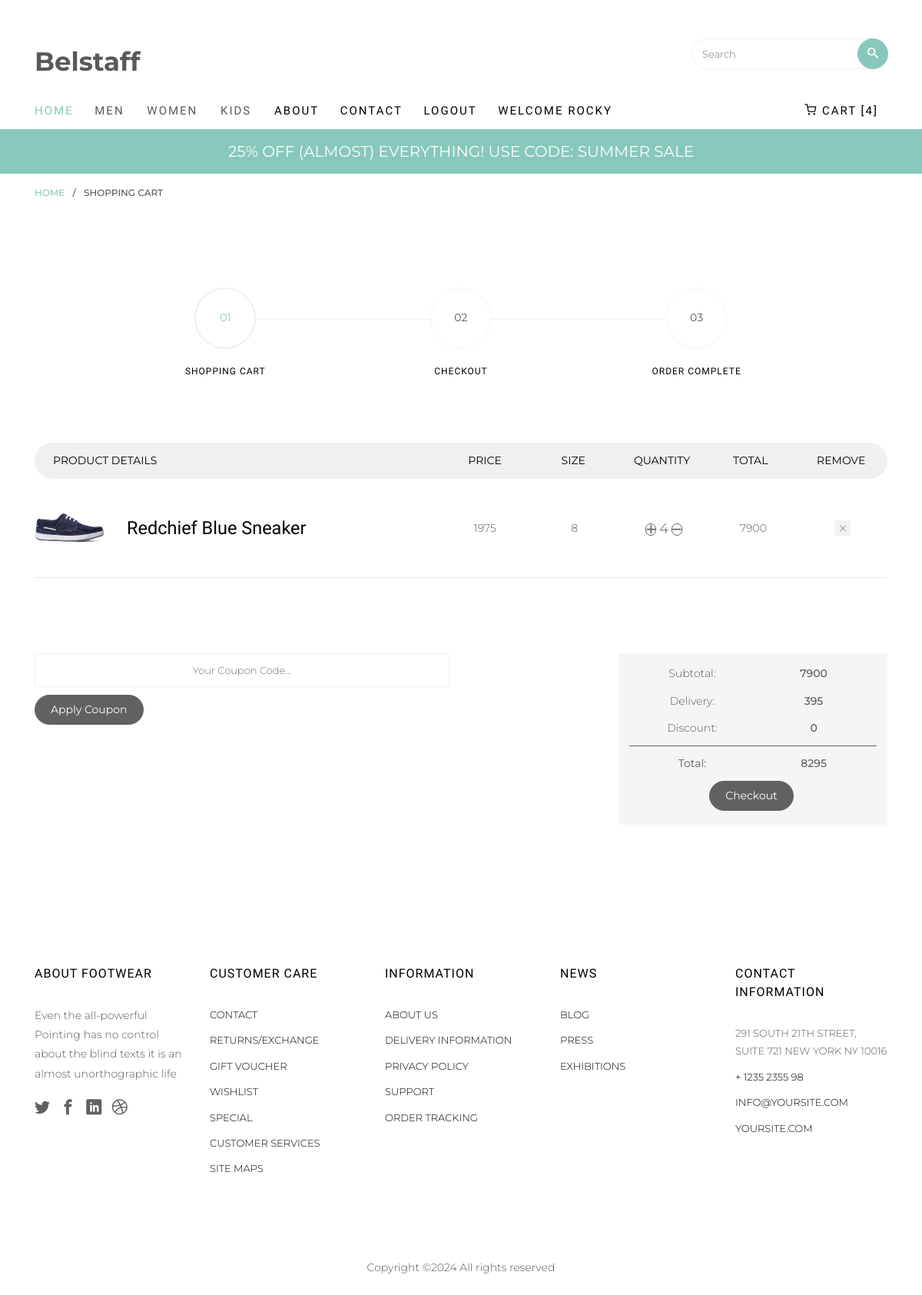
The page /cart/viewcart (signed in) on the database its author committed.
### cart/models.py (models this page shows)
class Cart(models.Model):
    product = models.ForeignKey(Product, on_delete=models.CASCADE)
    size = models.ForeignKey(Size, on_delete=models.CASCADE)
    user = models.ForeignKey(User, on_delete=models.CASCADE)
    quantity = models.IntegerField()
    date_added = models.DateTimeField(auto_now_add=True)
    def subtotal(self):
        return self.quantity * self.product.product_price

### shop/models.py (models this page shows, shortened)
class Product(models.Model):
    product_name = models.CharField(max_length=200)
    product_price = models.IntegerField()
    img1 = models.ImageField(upload_to='product/', null=True, blank=True)
    img2 = models.ImageField(upload_to='product/', null=True, blank=True)
    color = models.ForeignKey(Color,on_delete=models.CASCADE)
    brand=models.ForeignKey(Brand,on_delete=models.CASCADE)
    category = models.ForeignKey(Category, on_delete=models.CASCADE)
    Sub_category = models.ForeignKey(Sub_category, on_delete=models.CASCADE)
    created = models.DateTimeField(auto_now_add=True)
    update = models.DateTimeField(auto_now=True)
    description=models.TextField(default="lorem")
    def __str__(self):
        return self.product_name

class Size(models.Model):
    size=models.IntegerField()
    stock=models.DecimalField(max_digits=5,decimal_places=1)
    product=models.ForeignKey(Product,on_delete=models.CASCADE)

### cart/views.py (the view)
# urls.py: path('viewcart', views.view_cart, name='vwcrt'),
@login_required()
def view_cart(request):
    u = request.user
    c = Cart.objects.filter(user=u)
    total = 0
    disc = 0
    subtotal = 0
    for i in c:
        total += i.quantity * i.product.product_price
    shp_chg = int((total * 5) / 100)
    if request.method == "POST":
        cpo = request.POST.get('coupon')
        try:
            cp = Coupon.objects.get(coupon_name=cpo)
            disc_prct = cp.discount
            print(disc_prct)
            bf_disc = total + shp_chg
            disc = int((bf_disc * disc_prct) / 100)
            subtotal = bf_disc - disc
        except:
            pass
    else:
        subtotal = total + shp_chg + disc
    return render(request, 'cart.html',
                  {'c': c, 'total': total, 'shp_chg': shp_chg, 'subtotal': subtotal, 'disc': disc})

### cart/context_processors.py (called while the page is built)
def cart_num(request):
    cnt=0
    if request.user.is_authenticated: #because if the user is authenticated then only it has to execute the function
        u=request.user
        try:
            c=Cart.objects.filter(user=u)
            for i in c:
                cnt+=i.quantity
        except:
            cnt=0
    return {'cnt':cnt}

### shop/context_processor.py (called while the page is built)
def men_category(request):
        men_link = Sub_category.objects.filter(category__category_name="Men's Collections")
        return {'men_link': men_link}

def women_category(request):
        wom_link = Sub_category.objects.filter(category__category_name="Women's Collections")
        return {'wom_link': wom_link}

def kids_category(request):
        kids_link = Sub_category.objects.filter(category__category_name="Kid's Collections")
        return {'kids_link': kids_link }

### templates/cart.html (shortened to what this page needs)
{% extends 'base.html' %}
{% load static %}
{% block content %}
	<div class="breadcrumbs">
			<div class="container">
				<div class="row">
					<div class="col">
						<p class="bread"><span><a href="{% url 'home:home'%}">Home</a></span> / <span>Shopping Cart</span></p>
					</div>
				</div>
			</div>
		</div>
<div class="colorlib-product">
			<div class="container">
				<div class="row row-pb-lg">
					<div class="col-md-10 offset-md-1">
						<div class="process-wrap">
							<div class="process text-center active">
								<p><span>01</span></p>
								<h3>Shopping Cart</h3>
							</div>
							<div class="process text-center">
								<p><span>02</span></p>
								<h3>Checkout</h3>
							</div>
							<div class="process text-center">
								<p><span>03</span></p>
								<h3>Order Complete</h3>
							</div>
						</div>
					</div>
				</div>
				<div class="row row-pb-lg">
					<div class="col-md-12">
						<div class="product-name d-flex">
							<div class="one-forth text-left px-4">
								<span>Product Details</span>
							</div>
							<div class="one-eight text-center">
								<span>Price</span>
							</div>
								<div class="one-eight text-center">
								<span>Size</span>
							</div>
							<div class="one-eight text-center">
								<span>Quantity</span>
							</div>
							<div class="one-eight text-center">
								<span>Total</span>
							</div>
							<div class="one-eight text-center px-4">
								<span>Remove</span>
							</div>
						</div>
						{% for i in c %}
						<div class="product-cart d-flex">
							<div class="one-forth">
								<div class="product-img" style="background-image: url({{i.product.img1.url}});">
								</div>
								<div class="display-tc">
									<h3 style="font-size:23.5px; margin-right:5px;">{{i.product}}</h3>
								</div>
							</div>
							<div class="one-eight text-center">
								<div class="display-tc">
									<span class="price">{{i.product.product_price}}</span>
								</div>
							</div>
							<div class="one-eight text-center">
								<div class="display-tc">
									<span class="price">{{i.size.size}}</span>
								</div>
							</div>
							<div class="one-eight text-center">
								<div class="display-tc">
									<a href="{% url 'cart:qntyadd' i.product.id i.size.id %}"><i class="fa-solid fa-plus" style="border:1px solid; border-radius:30px;"></i></a>
									<span class="price" style="font-size:18.5px;">{{i.quantity}}</span>
									<a href="{% url 'cart:qntyrmv' i.product.id i.size.id %}"><i class="fa-solid fa-minus" style="border:1px solid; border-radius:30px;"></i></a>
								</div>
							</div>
							<div class="one-eight text-center">
								<div class="display-tc">
									<span class="price">{{i.subtotal}}</span>
								</div>
							</div>
							<div class="one-eight text-center">
								<div class="display-tc">
									<a href="{% url 'cart:rmvitem' i.product.id i.size.id %}" class="closed"></a>
								</div>
							</div>
						</div>
						{% endfor %}
					</div>
					</div>
				</div>
	<div class="container">
        <div class="row row-pb-lg">
            <div class="col-md-12">
                <div class="total-wrap">
                    <div class="row">
                        <div class="col-sm-8">
                            <form method="POST" action="{% url 'cart:vwcrt' %}">
                                <div class="row form-group">
                                    <div class="col-sm-9">
                                        <input type="text" name="coupon" class="form-control input-number" placeholder="Your Coupon Code...">
                                    </div>
                                    {% if disc == 0 %}
                                    <div class="col-sm-3">
                                        <input type="submit" value="Apply Coupon" class="btn btn-primary">
                                    </div>
                                    {% else %}
                                    <div class="col-sm-3">
                                        <input type="submit" disabled value="Apply Coupon" class="btn btn-primary">
                                    </div>
                                    {% endif %}
                                </div>
                            </form>
                        </div>
                        <div class="col-sm-4 text-center">
                            <div class="total">
                                <div class="sub">
                                    <p><span>Subtotal:</span> <span>{{ total }}</span></p>
                                    <p><span>Delivery:</span> <span>{{ shp_chg }}</span></p>
                                    <p><span>Discount:</span> <span>{{ disc }}</span></p>
                                </div>
                                <div class="grand-total">
                                    <p><span><strong>Total:</strong></span> <span>{{ subtotal }}</span></p>
                                    <form method="POST" action="{% url 'cart:chkout' %}">
                                        <input type="submit" value="Checkout" class="btn btn-primary">
                                    </form>
                                </div>
                            </div>
                        </div>
                    </div>
                </div>
            </div>
        </div>
    </div>
{% endblock %}

### templates/base.html (shortened to what this page needs)
<!DOCTYPE HTML>
{% load static %}
<html>
	<head>
	<link rel="stylesheet" href="{% static 'css/animate.css' %}">
	<link rel="stylesheet" href="{% static 'css/icomoon.css' %}">
	<link rel="stylesheet" href="{% static 'css/ionicons.min.css' %}">
	<link rel="stylesheet" href="{% static 'css/bootstrap.min.css' %}">
	<link rel="stylesheet" href="{% static 'css/magnific-popup.css' %}">
	<link rel="stylesheet" href="{% static 'css/flexslider.css' %}">
	<link rel="stylesheet" href="{% static 'css/owl.carousel.min.css' %}">
	<link rel="stylesheet" href="{% static 'css/owl.theme.default.min.css' %}">
	<link rel="stylesheet" href="{% static 'css/bootstrap-datepicker.css' %}">
	<link rel="stylesheet" href="{% static 'fonts/flaticon/font/flaticon.css' %}">
	<link rel="stylesheet" href="{% static 'css/style.css' %}">
		<link rel="stylesheet" href="https://cdnjs.cloudflare.com/ajax/libs/font-awesome/6.5.2/css/all.min.css" />
	</head>
	<body>
	<div id="page">
		<nav class="colorlib-nav" role="navigation">
			<div class="top-menu">
				<div class="container">
					<div class="row">
						<div class="col-sm-7 col-md-9">
							<div id="colorlib-logo"><a href="index.html">Belstaff</a></div>
						</div>
						<div class="col-sm-5 col-md-3">
			            <form method="POST" action="{% url 'search:searchproducts'%}"  class="search-wrap">
			               <div class="form-group">
			                  <input type="search" name="search" class="form-control search" placeholder="Search">
			                  <button class="btn btn-primary submit-search text-center" type="submit"><i class="icon-search"></i></button>
			               </div>
			            </form>
			         </div>
		         </div>
					<div class="row">
						<div class="col-sm-12 text-left menu-1">
							<ul>
								<li class="active"><a href="{% url 'home:home'%}">Home</a></li>
								<li class="has-dropdown">
									<a>Men</a>
								</li>
								<li class="has-dropdown">
									<a >Women</a>
								</li>
                                 <li class="has-dropdown">
									<a >Kids</a>
								</li>
								<li><a href="about.html">About</a></li>
								<li><a href="contact.html">Contact</a></li>
								{% if user.is_authenticated %}
								<li><a href="{% url 'home:logout' %}">Logout</a></li>
								{% else %}
								<li><a href="{% url 'home:login' %}">Login</a></li>
								<li><a href="{% url 'home:register' %}">Register</a></li>
								{% endif %}
								<li class="cart"><a href="{% url 'cart:vwcrt' %}"><i class="icon-shopping-cart"></i> Cart [{{cnt}}]</a></li>
								{% if user.is_authenticated %}
								<li><a href="about.html"> welcome {{user.username}}</a></li>
								{% else %}
								<li><a href="about.html">welcome guest</a></li>
								{% endif %}
							</ul>
						</div>
					</div>
				</div>
			</div>
	<div class="sale">
				<div class="container">
					<div class="row">
						<div class="col-sm-8 offset-sm-2 text-center">
							<div class="row">
								<div class="owl-carousel2">
									<div class="item">
										<div class="col">
											<h3><a href="#">25% off (Almost) Everything! Use Code: Summer Sale</a></h3>
										</div>
									</div>
								</div>
							</div>
						</div>
					</div>
				</div>
			</div>
		</nav>
    {% block content %}
    {% endblock %}
    <footer id="colorlib-footer" role="contentinfo">
			<div class="container">
				<div class="row row-pb-md">
					<div class="col footer-col colorlib-widget">
						<h4>About Footwear</h4>
						<p>Even the all-powerful Pointing has no control about the blind texts it is an almost unorthographic life</p>
						<p>
							<ul class="colorlib-social-icons">
								<li><a href="#"><i class="icon-twitter"></i></a></li>
								<li><a href="#"><i class="icon-facebook"></i></a></li>
								<li><a href="#"><i class="icon-linkedin"></i></a></li>
								<li><a href="#"><i class="icon-dribbble"></i></a></li>
							</ul>
						</p>
					</div>
					<div class="col footer-col colorlib-widget">
						<h4>Customer Care</h4>
						<p>
							<ul class="colorlib-footer-links">
								<li><a href="#">Contact</a></li>
								<li><a href="#">Returns/Exchange</a></li>
								<li><a href="#">Gift Voucher</a></li>
								<li><a href="#">Wishlist</a></li>
								<li><a href="#">Special</a></li>
								<li><a href="#">Customer Services</a></li>
								<li><a href="#">Site maps</a></li>
							</ul>
						</p>
					</div>
					<div class="col footer-col colorlib-widget">
						<h4>Information</h4>
						<p>
							<ul class="colorlib-footer-links">
								<li><a href="#">About us</a></li>
								<li><a href="#">Delivery Information</a></li>
								<li><a href="#">Privacy Policy</a></li>
								<li><a href="#">Support</a></li>
								<li><a href="#">Order Tracking</a></li>
							</ul>
						</p>
					</div>
					<div class="col footer-col">
						<h4>News</h4>
						<ul class="colorlib-footer-links">
							<li><a href="blog.html">Blog</a></li>
							<li><a href="#">Press</a></li>
							<li><a href="#">Exhibitions</a></li>
						</ul>
					</div>
					<div class="col footer-col">
						<h4>Contact Information</h4>
						<ul class="colorlib-footer-links">
							<li>291 South 21th Street, <br> Suite 721 New York NY 10016</li>
							<li><a href="tel://1234567920">+ 1235 2355 98</a></li>
							<li><a href="mailto:info@yoursite.com">info@yoursite.com</a></li>
							<li><a href="#">yoursite.com</a></li>
						</ul>
					</div>
				</div>
			</div>
			<div class="copy">
				<div class="row">
					<div class="col-sm-12 text-center">
						<p>
							<span>
Copyright &copy;<script>document.write(new Date().getFullYear());</script> All rights reserved
</span>
						</p>
					</div>
				</div>
			</div>
		</footer>
	</div>
</body>
</html>

### static/css/icomoon.css (style rules this page uses)
[class^="icon-"], [class*=" icon-"] { font-family: 'icomoon' !important; speak: none; font-style: normal; font-weight: normal; font-variant: normal; text-transform: none; line-height: 1; -webkit-font-smoothing: antialiased; -moz-osx-font-smoothing: grayscale; }
.icon-shopping-cart:before { content: "\e9c8"; }
.icon-search:before { content: "\ebfd"; }
.icon-facebook:before { content: "\ed07"; }
.icon-twitter:before { content: "\ed0d"; }
.icon-dribbble:before { content: "\ed1e"; }
.icon-linkedin:before { content: "\ed40"; }

### rows shown on the page
Cart: product.img1 (picture), product "Redchief Blue Sneaker", product.product_price "1975", size.size "8", quantity "4", subtotal "7900"

### other values the page prints
{{ cnt }} "4"
{{ user.username }} "ROCKY"
{{ total }} "7900"
{{ shp_chg }} "395"
{{ disc }} "0"
{{ subtotal }} "8295"
